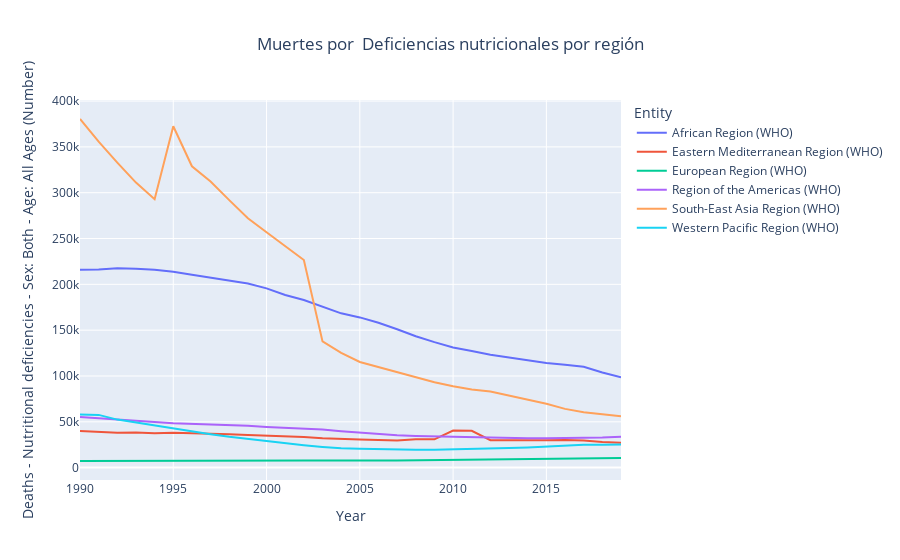

The code cell stored with this chart in its notebook:
### Markdown cell above
La muerte por deficiencias notricionales afecta fundamentalmente a los países de renta baja y medio baja.  El general la tendencia es decreciente, pero no estaría mal entender las causas por las que es tan elevada previamente a los años 2000.

### Code cell
fig=px.line(
    data_frame=df_continent,
    y="Deaths - Nutritional deficiencies - Sex: Both - Age: All Ages (Number)",
    x="Year",
    color="Entity",
    title= "Muertes por Deficiencias nutricionales"
            
    )
fig.update_layout(
    title={
        'text': "Muertes por  Deficiencias nutricionales por región",
        'x': 0.5,
        'xanchor':'center'

    }
)

### Figure 1 — Plotly figure (JSON) as saved in the notebook; plotly's stock layout.template omitted (floating-point values rounded to 4 significant figures)
{"data": [{"hovertemplate": "Entity=African Region (WHO)<br>Year=%{x}<br>Deaths - Nutritional deficiencies - Sex: Both - Age: All Ages (Number)=%{y}<extra></extra>", "legendgroup": "African Region (WHO)", "line": {"color": "#636efa", "dash": "solid"}, "marker": {"symbol": "circle"}, "mode": "lines", "name": "African Region (WHO)", "orientation": "v", "showlegend": true, "type": "scatter", "x": [1990, 1991, 1992, 1993, 1994, 1995, 1996, 1997, 1998, 1999, 2000, 2001, 2002, 2003, 2004, 2005, 2006, 2007, 2008, 2009, 2010, 2011, 2012, 2013, 2014, 2015, 2016, 2017, 2018, 2019], "xaxis": "x", "y": [215934, 216068, 217480, 217090, 215874, 213775, 210452, 207241, 204485, 200991, 195624, 188347, 182910, 175227, 168344, 163907, 158053, 151048, 143418, 136904, 131125, 127263, 123130, 120077, 117086, 114234, 112307, 110048, 103714, 98704], "yaxis": "y"}, {"hovertemplate": "Entity=Eastern Mediterranean Region (WHO)<br>Year=%{x}<br>Deaths - Nutritional deficiencies - Sex: Both - Age: All Ages (Number)=%{y}<extra></extra>", "legendgroup": "Eastern Mediterranean Region (WHO)", "line": {"color": "#EF553B", "dash": "solid"}, "marker": {"symbol": "circle"}, "mode": "lines", "name": "Eastern Mediterranean Region (WHO)", "orientation": "v", "showlegend": true, "type": "scatter", "x": [1990, 1991, 1992, 1993, 1994, 1995, 1996, 1997, 1998, 1999, 2000, 2001, 2002, 2003, 2004, 2005, 2006, 2007, 2008, 2009, 2010, 2011, 2012, 2013, 2014, 2015, 2016, 2017, 2018, 2019], "xaxis": "x", "y": [39853, 38949, 38120, 38243, 37536, 38077, 37722, 37075, 36410, 35717, 35052, 34026, 33332, 32079, 31707, 30801, 30002, 29515, 30959, 30903, 40374, 40093, 29972, 29759, 30131, 29797, 30132, 29543, 27932, 27165], "yaxis": "y"}, {"hovertemplate": "Entity=European Region (WHO)<br>Year=%{x}<br>Deaths - Nutritional deficiencies - Sex: Both - Age: All Ages (Number)=%{y}<extra></extra>", "legendgroup": "European Region (WHO)", "line": {"color": "#00cc96", "dash": "solid"}, "marker": {"symbol": "circle"}, "mode": "lines", "name": "European Region (WHO)", "orientation": "v", "showlegend": true, "type": "scatter", "x": [1990, 1991, 1992, 1993, 1994, 1995, 1996, 1997, 1998, 1999, 2000, 2001, 2002, 2003, 2004, 2005, 2006, 2007, 2008, 2009, 2010, 2011, 2012, 2013, 2014, 2015, 2016, 2017, 2018, 2019], "xaxis": "x", "y": [7228, 7211, 7274, 7413, 7506, 7571, 7512, 7456, 7441, 7582, 7642, 7655, 7765, 7891, 7643, 7692, 7672, 7793, 8015, 8158, 8345, 8532, 8871, 9108, 9332, 9845, 10111, 10279, 10400, 10551], "yaxis": "y"}, {"hovertemplate": "Entity=Region of the Americas (WHO)<br>Year=%{x}<br>Deaths - Nutritional deficiencies - Sex: Both - Age: All Ages (Number)=%{y}<extra></extra>", "legendgroup": "Region of the Americas (WHO)", "line": {"color": "#ab63fa", "dash": "solid"}, "marker": {"symbol": "circle"}, "mode": "lines", "name": "Region of the Americas (WHO)", "orientation": "v", "showlegend": true, "type": "scatter", "x": [1990, 1991, 1992, 1993, 1994, 1995, 1996, 1997, 1998, 1999, 2000, 2001, 2002, 2003, 2004, 2005, 2006, 2007, 2008, 2009, 2010, 2011, 2012, 2013, 2014, 2015, 2016, 2017, 2018, 2019], "xaxis": "x", "y": [55155, 53588, 52378, 51179, 49679, 48481, 47816, 47049, 46557, 45692, 44370, 43550, 42543, 41588, 39710, 38200, 36562, 35405, 34607, 34106, 33519, 32770, 32259, 32246, 31959, 31955, 32124, 32039, 32861, 33718], "yaxis": "y"}, {"hovertemplate": "Entity=South-East Asia Region (WHO)<br>Year=%{x}<br>Deaths - Nutritional deficiencies - Sex: Both - Age: All Ages (Number)=%{y}<extra></extra>", "legendgroup": "South-East Asia Region (WHO)", "line": {"color": "#FFA15A", "dash": "solid"}, "marker": {"symbol": "circle"}, "mode": "lines", "name": "South-East Asia Region (WHO)", "orientation": "v", "showlegend": true, "type": "scatter", "x": [1990, 1991, 1992, 1993, 1994, 1995, 1996, 1997, 1998, 1999, 2000, 2001, 2002, 2003, 2004, 2005, 2006, 2007, 2008, 2009, 2010, 2011, 2012, 2013, 2014, 2015, 2016, 2017, 2018, 2019], "xaxis": "x", "y": [380431, 355667, 332892, 311048, 292916, 372541, 328865, 312211, 291894, 272178, 256837, 242122, 226592, 137719, 125189, 115293, 109914, 104042, 99027, 93073, 88800, 85219, 82976, 78762, 73829, 69726, 64090, 60481, 58123, 55979], "yaxis": "y"}, {"hovertemplate": "Entity=Western Pacific Region (WHO)<br>Year=%{x}<br>Deaths - Nutritional deficiencies - Sex: Both - Age: All Ages (Number)=%{y}<extra></extra>", "legendgroup": "Western Pacific Region (WHO)", "line": {"color": "#19d3f3", "dash": "solid"}, "marker": {"symbol": "circle"}, "mode": "lines", "name": "Western Pacific Region (WHO)", "orientation": "v", "showlegend": true, "type": "scatter", "x": [1990, 1991, 1992, 1993, 1994, 1995, 1996, 1997, 1998, 1999, 2000, 2001, 2002, 2003, 2004, 2005, 2006, 2007, 2008, 2009, 2010, 2011, 2012, 2013, 2014, 2015, 2016, 2017, 2018, 2019], "xaxis": "x", "y": [58076, 57527, 52386, 49103, 46150, 42497, 39462, 36513, 33554, 31111, 28789, 26720, 24467, 22617, 21208, 20692, 20122, 19447, 19435, 19571, 19866, 20292, 20746, 21325, 22072, 23066, 24262, 24893, 24877, 25100], "yaxis": "y"}], "layout": {"legend": {"title": {"text": "Entity"}, "tracegroupgap": 0}, "title": {"text": "Muertes por  Deficiencias nutricionales por región", "x": 0.5, "xanchor": "center"}, "xaxis": {"anchor": "y", "domain": [0, 1], "title": {"text": "Year"}}, "yaxis": {"anchor": "x", "domain": [0, 1], "title": {"text": "Deaths - Nutritional deficiencies - Sex: Both - Age: All Ages (Number)"}}}}
